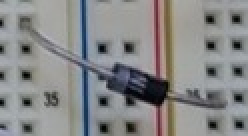
#> input picture temp/resistor5.JPG, 124 x 68 px, found by its file name (shown 2 times larger)
$ python diode_test.py
#> lines starting #> are read from the running program, lines starting #| are printed output that depends on the picture; after the words box and inside, x2 and y2 are one past the last pixel; in counts of white or black regions, pixels touching at a corner belong together
### temp/diode_detector.py
import cv2
import numpy as np
from skimage.morphology import skeletonize

class ResistorEndpointDetector:
    """
    CLAHE, 배경 조명 보정, 감마 보정, Adaptive Threshold, 스켈레톤 + Hough + 최장 거리 점 방식으로
    다양한 조도 환경에서도 저항 리드(endpoints) 검출 및 중간 과정을 시각화
    """
    def __init__(self,
                 clahe_clip=2.0,
                 clahe_grid=(8, 8),
                 bg_kernel=(51, 51),
                 gamma=1.2,
                 adapt_block=51,
                 adapt_C=5,
                 hough_threshold=50,
                 min_line_length_ratio=0.5,
                 max_line_gap=10,
                 morph_kernel_size=3,
                 morph_iterations=1,
                 min_skel_area=20,
                 visualize=False):
        # 대비 향상 및 보정 파라미터
        self.clahe_clip = clahe_clip
        self.clahe_grid = clahe_grid
        self.bg_kernel = bg_kernel
        self.gamma = gamma
        self.adapt_block = adapt_block
        self.adapt_C = adapt_C
        # Hough 파라미터
        self.hough_threshold = hough_threshold
        self.min_line_length_ratio = min_line_length_ratio
        self.max_line_gap = max_line_gap
        # Morphology 파라미터
        self.morph_kernel = cv2.getStructuringElement(cv2.MORPH_RECT,
                                                      (morph_kernel_size, morph_kernel_size))
        self.morph_iterations = morph_iterations
        self.min_skel_area = min_skel_area
        self.visualize = visualize

    def _preprocess(self, roi: np.ndarray):
        # 1) 그레이스케일 변환 + CLAHE
        gray = cv2.cvtColor(roi, cv2.COLOR_BGR2GRAY)
        clahe = cv2.createCLAHE(clipLimit=self.clahe_clip,
                                tileGridSize=self.clahe_grid)
        enhanced = clahe.apply(gray)
        # 2) 배경 조명 보정 (모폴로지 오프닝)
        kernel_bg = cv2.getStructuringElement(cv2.MORPH_ELLIPSE, self.bg_kernel)
        background = cv2.morphologyEx(enhanced, cv2.MORPH_OPEN, kernel_bg)
        corrected = cv2.subtract(enhanced, background)
        # 3) 감마 보정
        inv_gamma = 1.0 / self.gamma
        table = np.array([((i / 255.0) ** inv_gamma) * 255
                          for i in np.arange(256)], dtype="uint8")
        gamma_corr = cv2.LUT(corrected, table)
        # 4) Adaptive Threshold (Gaussian)
        bw = cv2.adaptiveThreshold(
            gamma_corr, 255,
            cv2.ADAPTIVE_THRESH_GAUSSIAN_C,
            cv2.THRESH_BINARY_INV,
            self.adapt_block,
            self.adapt_C
        )
        # 5) 노이즈 제거 (Open/Close)
        bw = cv2.morphologyEx(bw, cv2.MORPH_OPEN,
                              self.morph_kernel,
                              iterations=self.morph_iterations)
        bw = cv2.morphologyEx(bw, cv2.MORPH_CLOSE,
                              self.morph_kernel,
                              iterations=self.morph_iterations)
        return gray, gamma_corr, bw

    def extract(self, image: np.ndarray, bbox: tuple):
        x1, y1, x2, y2 = bbox
        roi = image[y1:y2, x1:x2]
        gray, gamma_corr, bw = self._preprocess(roi)

        # 6) 스켈레톤화 및 작은 조각 제거
        skel = skeletonize(bw // 255).astype(np.uint8) * 255
        num_labels, labels, stats, _ = cv2.connectedComponentsWithStats(skel, connectivity=8)
        clean = np.zeros_like(skel)
        for i in range(1, num_labels):
            if stats[i, cv2.CC_STAT_AREA] >= self.min_skel_area:
                clean[labels == i] = 255
        skel = clean

        # 7) 엔드포인트 검색
        endpoints = []
        h, w = skel.shape
        for yy in range(1, h - 1):
            for xx in range(1, w - 1):
                if skel[yy, xx] > 0:
                    neigh = int(np.sum(skel[yy-1:yy+2, xx-1:xx+2] > 0)) - 1
                    if neigh == 1:
                        endpoints.append((xx, yy))

        # 8) 동적 Canny 엣지 검출
        v = np.median(gamma_corr)
        lower = int(max(0, 0.66 * v))
        upper = int(min(255, 1.33 * v))
        edges = cv2.Canny(gamma_corr, lower, upper)

        # 9) HoughLinesP를 이용한 선 검출
        min_len = int(w * self.min_line_length_ratio)
        lines = cv2.HoughLinesP(
            edges, 1, np.pi/180,
            self.hough_threshold,
            minLineLength=min_len,
            maxLineGap=self.max_line_gap
        )
        pts = []
        hough_img = cv2.cvtColor(bw, cv2.COLOR_GRAY2BGR)
        if lines is not None:
            for x3, y3, x4, y4 in lines.reshape(-1, 4):
                cv2.line(hough_img, (x3, y3), (x4, y4), (255, 0, 0), 1)
                pts.extend([(x3, y3), (x4, y4)])

        # 10) 최장 거리 점 선택 (엔드포인트 우선)
        data_pts = (np.array(endpoints) if len(endpoints) >= 2
                    else (np.array(pts) if len(pts) >= 2 else None))
        centers = []
        if data_pts is not None:
            max_dist = -1
            p1 = p2 = None
            for i in range(len(data_pts)):
                for j in range(i + 1, len(data_pts)):
                    d = (data_pts[i][0] - data_pts[j][0])**2 + \
                        (data_pts[i][1] - data_pts[j][1])**2
                    if d > max_dist:
                        max_dist = d
                        p1, p2 = tuple(data_pts[i]), tuple(data_pts[j])
            if p1 and p2:
                centers = [p1, p2]

        # 11) 시각화 (6 패널 그리드)
        def to_bgr(img):
            return cv2.cvtColor(img, cv2.COLOR_GRAY2BGR) if img.ndim == 2 else img.copy()
        viz = [
            cv2.resize(roi, (w, h)),
            to_bgr(bw),
            to_bgr(skel),
            to_bgr(gray),
            cv2.resize(hough_img, (w, h)),
            to_bgr(gray)
        ]
        ep_img, cen_img = viz[3].copy(), viz[5].copy()
        for ex, ey in endpoints:
            cv2.circle(ep_img, (ex, ey), 3, (0, 0, 255), -1)
        for cx, cy in centers:
            cv2.circle(cen_img, (cx, cy), 5, (0, 255, 0), -1)
        viz[3], viz[5] = ep_img, cen_img
        grid = np.vstack([np.hstack(viz[:3]), np.hstack(viz[3:])])
        if self.visualize:
            cv2.imshow('Process Overview', grid)
            cv2.waitKey(0)
            cv2.destroyAllWindows()

        # 12) 최종 엔드포인트 반환 (원본 좌표계)
        if centers:
            return (
                (x1 + centers[0][0], y1 + centers[0][1]),
                (x1 + centers[1][0], y1 + centers[1][1])
            )
        return None

    def draw(self, image: np.ndarray, endpoints: tuple,
             color=(0, 255, 0), radius=5, thickness=-1):
        if endpoints:
            cv2.circle(image, endpoints[0], radius, color, thickness)
            cv2.circle(image, endpoints[1], radius, color, thickness)

### temp/diode_test.py
import os
import cv2
import numpy as np
#from resistor_detector import ResistorEndpointDetector
#from diode_detector import ResistorEndpointDetector
from diode_detector import ResistorEndpointDetector

# 경로 설정: 테스트할 저항 이미지 파일 경로
IMAGE_PATH = r"resistor5.jpg"

# 1) 이미지 로드
image = cv2.imread(IMAGE_PATH)
#> image is the input picture: shape (68, 124, 3); mean B, G, R 135.8, 135.7, 135.3
if image is None:
    raise FileNotFoundError(f"이미지 로드 실패: {IMAGE_PATH}")

# 2) 바운딩 박스 수동 지정 (x1, y1, x2, y2)
#    전체 이미지에 저항만 담긴 경우, 전체 이미지 영역을 bbox로 사용 가능합니다.
h, w = image.shape[:2]
#> h = 68; w = 124
bbox = (0, 0, w, h)
#> bbox = (0, 0, 124, 68)

# 3) 엔드포인트 디텍터 초기화 및 추출
detector = ResistorEndpointDetector(visualize=True)
endpoints = detector.extract(image, bbox)
#> in _preprocess, `bw = cv2.adaptiveThreshold( gamma_corr, 255, cv2.ADAPTIVE_THRESH_GAUSS..`: bw: shape (68, 124); 32.5% white; 40 white regions (18 under 20 px), largest, box (x1, y1, x2, y2) and area: (9, 0, 114, 68) 1457, (100, 0, 110, 13) 85, (103, 58, 113, 67) 76
#> in _preprocess, `bw = cv2.morphologyEx(bw, cv2.MORPH_OPEN, self.morph_kernel, iteration..`: bw: shape (68, 124); 28.5% white; 36 white regions (9 under 20 px), largest, box (x1, y1, x2, y2) and area: (49, 32, 85, 54) 369, (9, 7, 28, 28) 220, (91, 45, 113, 55) 154
#> in _preprocess, `bw = cv2.morphologyEx(bw, cv2.MORPH_CLOSE, self.morph_kernel, iteratio..`: bw: shape (68, 124); 30% white; 32 white regions (8 under 20 px), largest, box (x1, y1, x2, y2) and area: (49, 0, 87, 68) 713, (40, 0, 46, 68) 235, (9, 7, 28, 28) 230
#> in extract, `skel = skeletonize(bw // 255).astype(np.uint8) * 255`: skel: shape (68, 124); 4.3% white in thin lines or dots
#> in extract, `num_labels, labels, stats, _ = cv2.connectedComponentsWithStats(skel, ..`:
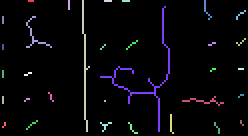
#> labels: shape (68, 124) int32 (shown 2 times larger); 33 distinct labels, from 0 to 32; one colour per label, 0 black
#> in extract, `num_labels, labels, stats, _ = cv2.connectedComponentsWithStats(skel, ..`: num_labels = 33; stats = 33 rows, first 6: [0, 0, 124, 68, 8066], [14, 0, 3, 1, 3], [34, 0, 1, 5, 5], [41, 0, 4, 66, 68], [52, 0, 4, 1, 4], [61, 0, 4, 1, 4]
#> after the loop in extract, `for i in range(1, num_labels):`:
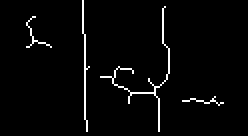
#> clean: shape (68, 124) (shown 2 times larger); 2.8% white in thin lines or dots, all inside (x1, y1, x2, y2) = (13, 0, 112, 66)
#> after the loop in extract, `for yy in range(1, h - 1):`: endpoints = [(82, 3), (17, 8), (13, 23), (25, 23), (44, 33), (66, 36), (50, 38), (74, 39), (107, 48), (91, 50), (64, 51), (111, 51), (43, 65), (79, 65)]
#> in extract, `v = np.median(gamma_corr)`: v = 172
#> in extract, `lower = int(max(0, 0.66 * v))`: lower = 113
#> in extract, `upper = int(min(255, 1.33 * v))`: upper = 228
#> in extract, `edges = cv2.Canny(gamma_corr, lower, upper)`: edges: shape (68, 124); 16.3% white in thin lines or dots
#> in extract, `lines = cv2.HoughLinesP( edges, 1, np.pi/180, self.hough_threshold, mi..`: lines = [[33, 0, 34, 67], [82, 0, 83, 67], [6, 19, 72, 43], [85, 0, 86, 63]]
#> the loop in extract, `for x3, y3, x4, y4 in lines.reshape(-1, 4):` made 4 passes
#> after the loop in extract, `for x3, y3, x4, y4 in lines.reshape(-1, 4):`:
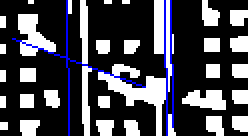
#> hough_img: shape (68, 124, 3) (shown 2 times larger); mean B, G, R 81.3, 73.2, 73.2
#> after the loop in extract, `for x3, y3, x4, y4 in lines.reshape(-1, 4):`: pts = [(33, 0), (34, 67), (82, 0), (83, 67), (6, 19), (72, 43), (85, 0), (86, 63)]
#> in extract, `data_pts = (np.array(endpoints) if len(endpoints) >= 2 else (np.array(..`: data_pts = 14 rows, first 8: [82, 3], [17, 8], [13, 23], [25, 23], [44, 33], [66, 36], [50, 38], [74, 39]
#> the loop in extract, `for i in range(len(data_pts)):` made 14 passes
#> after the loop in extract, `for i in range(len(data_pts)):`: max_dist = 10685; p1 = (17, 8); p2 = (111, 51)
#> in extract, `centers = [p1, p2]`: centers = [(17, 8), (111, 51)]
#> the loop in extract, `for ex, ey in endpoints:` made 14 passes
#> after the loop in extract, `for ex, ey in endpoints:`:
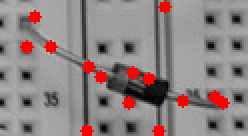
#> ep_img: shape (68, 124, 3) (shown 2 times larger); mean of channels 0, 1, 2 130.8, 130.8, 143; drawn as B, G, R
#> the loop in extract, `for cx, cy in centers:` made 2 passes
#> after the loop in extract, `for cx, cy in centers:`:
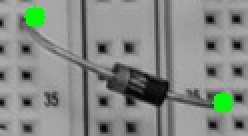
#> cen_img: shape (68, 124, 3) (shown 2 times larger); mean of channels 0, 1, 2 133, 137.9, 133; drawn as B, G, R
#> in extract, `grid = np.vstack([np.hstack(viz[:3]), np.hstack(viz[3:])])`:
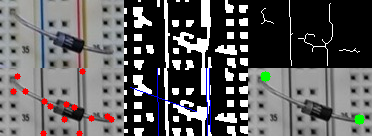
#> grid: shape (136, 372, 3); mean of channels 0, 1, 2 94.1, 93.5, 94.7; drawn as B, G, R
#> endpoints = ((17, 8), (111, 51))
if endpoints is None:
    print("엔드포인트를 검출하지 못했습니다.")
else:
    pt1, pt2 = endpoints
#> pt1 = (17, 8); pt2 = (111, 51)
    print(f"검출된 엔드포인트: {pt1}, {pt2}")
#| 검출된 엔드포인트: (17, 8), (111, 51)

    # 4) 시각화
    vis = image.copy()
    detector.draw(vis, endpoints, color=(0,255,0), radius=7)
#> in draw, `cv2.circle(image, endpoints[1], radius, color, thickness)`:
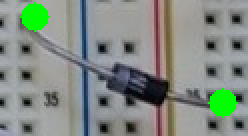
#> image: shape (68, 124, 3) (shown 2 times larger); mean B, G, R 131, 139.9, 130.5
    cv2.imshow("Resistor Endpoint Test", vis)
    cv2.waitKey(0)
    cv2.destroyAllWindows()

$ run again, with temp/resistor10.JPG copied over temp/resistor5.JPG
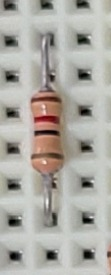
#> input picture temp/resistor10.JPG, 111 x 275 px, found by its file name
#> image is the input picture: shape (275, 111, 3); mean B, G, R 163, 169.7, 172.6
#> skel: shape (275, 111); 4.3% white in thin lines or dots
#> labels: shape (275, 111) int32; 33 distinct labels, from 0 to 32
#> num_labels = 33; stats = 33 rows, first 6: [0, 0, 111, 275, 29206], [78, 3, 14, 8, 16], [107, 2, 2, 7, 7], [7, 5, 13, 8, 14], [34, 4, 18, 8, 19], [67, 8, 3, 4, 4]
#> after the loop in extract, `for i in range(1, num_labels):`:
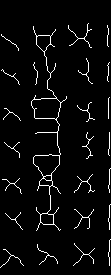
#> clean: shape (275, 111); 4.1% white in thin lines or dots, all inside (x1, y1, x2, y2) = (0, 23, 111, 268)
#> after the loop in extract, `for yy in range(1, h - 1):`: endpoints = 80 pairs, first value 1 to 109, second value 23 to 265
#> v = 161
#> lower = 106
#> upper = 214
#> edges: shape (275, 111); 8.6% white in thin lines or dots
#> lines = [[45, 137, 45, 33], [47, 44, 50, 101], [42, 68, 43, 137], [84, 187, 84, 29], [85, 89, 85, 33], [51, 227, 51, 152], [52, 152, 54, 212], [31, 97, 39, 158]]
#> the loop in extract, `for x3, y3, x4, y4 in lines.reshape(-1, 4):` made 8 passes
#> after the loop in extract, `for x3, y3, x4, y4 in lines.reshape(-1, 4):`: pts = [(45, 137), (45, 33), (47, 44), (50, 101), (42, 68), (43, 137), (84, 187), (84, 29), (85, 89), (85, 33), (51, 227), (51, 152), (52, 152), (54, 212), (31, 97), (39, 158)]
#> data_pts has the same summary as endpoints
#> the loop in extract, `for i in range(len(data_pts)):` made 80 passes
#> after the loop in extract, `for i in range(len(data_pts)):`: max_dist = 65025; p1 = (1, 34); p2 = (109, 265)
#> centers = [(1, 34), (109, 265)]
#> the loop in extract, `for ex, ey in endpoints:` made 80 passes
#> (ex, ey) on passes 1 to 8: (88, 23), (68, 25), (107, 25), (33, 26), (55, 29), (91, 29), (1, 34), (69, 45)
#> the loop in extract, `for cx, cy in centers:` made 2 passes
#> `endpoints = detector.extract(image, bbox)`: endpoints = ((1, 34), (109, 265))
#> pt1 = (1, 34); pt2 = (109, 265)
#| 검출된 엔드포인트: (1, 34), (109, 265)
#> in draw, `cv2.circle(image, endpoints[1], radius, color, thickness)`:
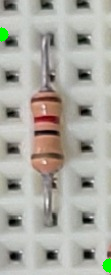
#> image: shape (275, 111, 3); mean B, G, R 162, 170.3, 171.5

$ run again, with temp/resistor11.JPG copied over temp/resistor5.JPG
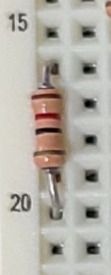
#> input picture temp/resistor11.JPG, 111 x 275 px, found by its file name
#> image is the input picture: shape (275, 111, 3); mean B, G, R 169, 177.4, 181.5
#> skel: shape (275, 111); 4.6% white in thin lines or dots
#> labels: shape (275, 111) int32; 29 distinct labels, from 0 to 28
#> num_labels = 29; stats = 29 rows, first 6: [0, 0, 111, 275, 29115], [35, 0, 23, 11, 30], [74, 0, 21, 5, 21], [108, 1, 2, 16, 16], [0, 13, 64, 188, 624], [71, 20, 24, 15, 35]
#> after the loop in extract, `for i in range(1, num_labels):`:
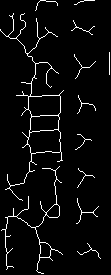
#> clean: shape (275, 111); 4.3% white in thin lines or dots
#> after the loop in extract, `for yy in range(1, h - 1):`: endpoints = 66 pairs, first value 1 to 109, second value 4 to 273
#> v = 130
#> lower = 85
#> upper = 172
#> edges: shape (275, 111); 10.7% white in thin lines or dots
#> lines = 14 rows, first 6: [44, 136, 45, 80], [41, 190, 44, 274], [47, 149, 53, 227], [35, 88, 40, 233], [41, 57, 44, 113], [38, 9, 40, 64]
#> the loop in extract, `for x3, y3, x4, y4 in lines.reshape(-1, 4):` made 14 passes
#> after the loop in extract, `for x3, y3, x4, y4 in lines.reshape(-1, 4):`: pts = 28 pairs, first value 18 to 64, second value 9 to 274
#> data_pts has the same summary as endpoints
#> the loop in extract, `for i in range(len(data_pts)):` made 66 passes
#> after the loop in extract, `for i in range(len(data_pts)):`: max_dist = 74849; p1 = (74, 4); p2 = (6, 269)
#> centers = [(74, 4), (6, 269)]
#> the loop in extract, `for ex, ey in endpoints:` made 66 passes
#> (ex, ey) on passes 1 to 8: (74, 4), (57, 5), (35, 10), (13, 13), (24, 13), (9, 15), (36, 18), (73, 20)
#> the loop in extract, `for cx, cy in centers:` made 2 passes
#> `endpoints = detector.extract(image, bbox)`: endpoints = ((74, 4), (6, 269))
#> pt1 = (74, 4); pt2 = (6, 269)
#| 검출된 엔드포인트: (74, 4), (6, 269)
#> in draw, `cv2.circle(image, endpoints[1], radius, color, thickness)`:
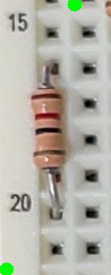
#> image: shape (275, 111, 3); mean B, G, R 167.3, 177.9, 179.7
